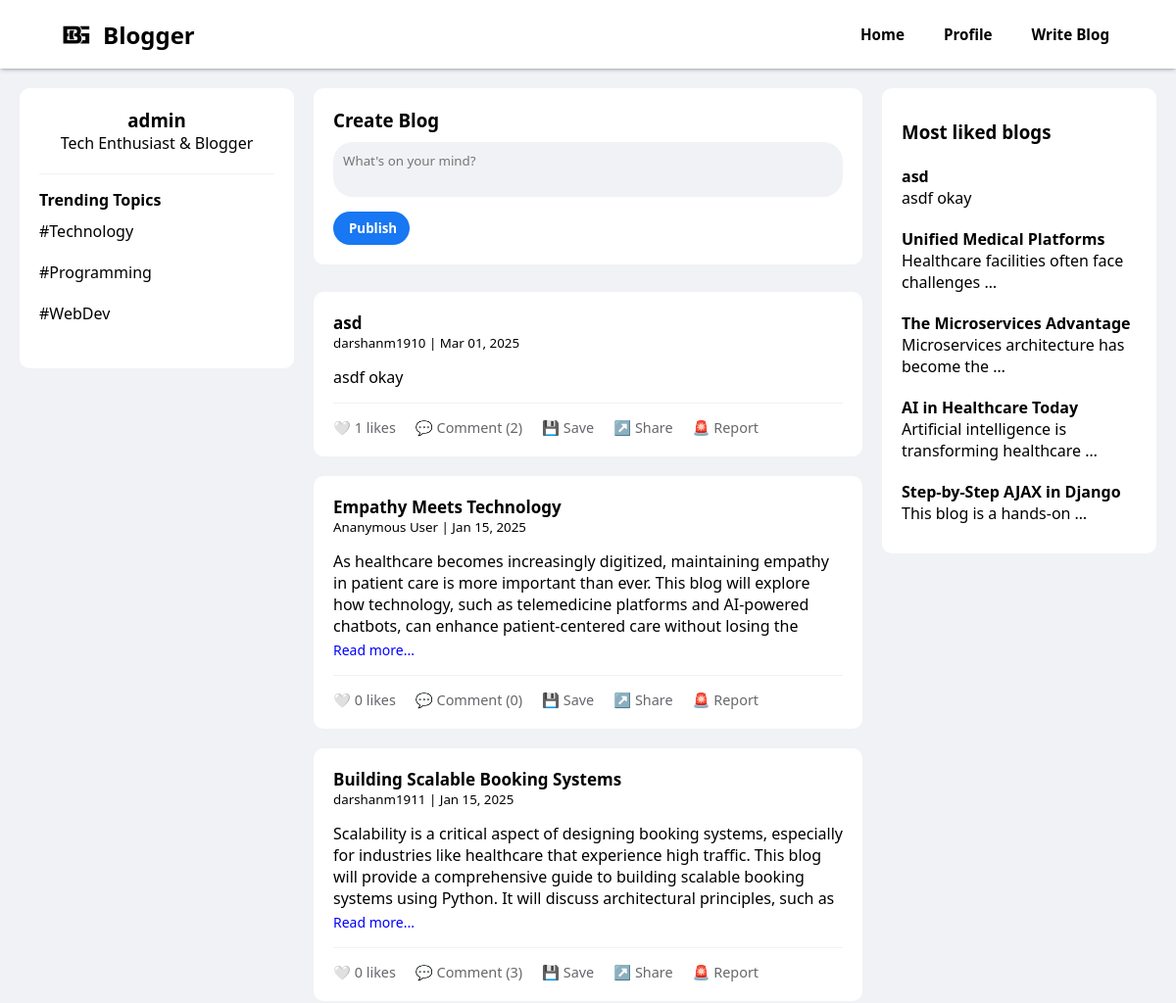
Before: /index/ (signed in, upper part) with the older database file.
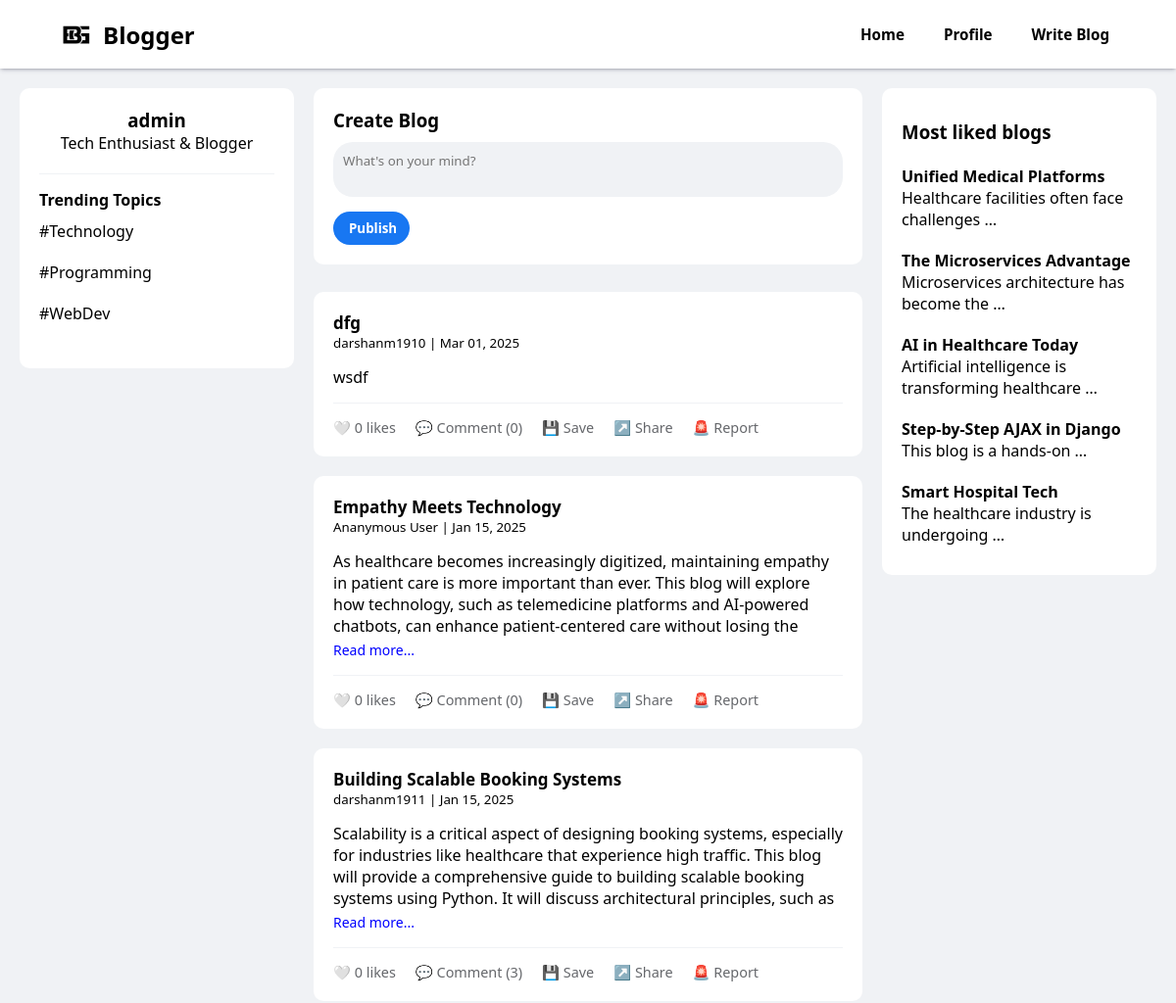
After: the same page with the newer database file.
### home/models.py (models this page shows, shortened)
class Blogs(models.Model):
    user_name=models.CharField(max_length=100)
    title=models.CharField(max_length=100,default='Blog')
    content =models.TextField(max_length=10000)
    date =models.DateField()
    ananymous=models.BooleanField(default=False)
    likes=models.IntegerField(default=0)
    blockcomments=models.BooleanField(default=False)
    reported=models.IntegerField(default=0)

### home/views.py (the view)
# urls.py: path("index/",views.index,name="Home"),
def index(request):
    if isinstance(request.user, AnonymousUser):
        return redirect(login_user)
    if request.method=="POST":
        user_name =request.user
        content =request.POST.get('content')
        blog=Blogs(user_name=user_name,content=content,date=datetime.today())
        blog.save()
        messages.success(request, "Posted Successfully!")
    data=Blogs.objects.exclude(user_name=request.user).values().order_by('-id')
    serializer=BlogSerializer(data,many=True)
    d=serializer.data
    details=Details.objects.filter(user_name=request.user).first()
    saved_blogs = details.saved if details else []
    for blog in d:
        if Likes.objects.filter(blog_id=blog['id'], user_name=request.user).exists():
            blog['liked'] = True
        blog['date'] = datetime.strptime(blog['date'], '%Y-%m-%d').strftime('%b %d, %Y')
        blog['comments'] = Comments.objects.filter(blog_id=blog['id']).order_by('-id')
        blog['no_of_comments'] = len(blog['comments'])
        blog['save']=False
        if blog['id'] in saved_blogs:
            blog['save'] = True
    trending = Blogs.objects.exclude(user_name=request.user).order_by('-likes')[:5]
    return render(request,'index.html',{'blogs': d,'trending': trending})

### templates/index.html (shortened to what this page needs)
{% extends "base.html" %} {% block css %}
<link rel="stylesheet" href="\static\index.css" />
{% endblock css %}
{% block body %}
<body>
  <div class="main-container">
    <aside class="sidebar">
      <div class="profile-card">
        <h3>{{request.user.get_full_name}}</h3>
        <p>Tech Enthusiast & Blogger</p>
      </div>
      <div class="trending">
        <h4>Trending Topics</h4>
        <div class="trending-item">
          <span>#Technology</span>
        </div>
        <div class="trending-item">
          <span>#Programming</span>
        </div>
        <div class="trending-item">
          <span>#WebDev</span>
        </div>
      </div>
    </aside>
    <main class="feed">
      <div class="create-post">
        <h3>Create Blog</h3>
        <form action="" method="POST">
          <textarea name="content" class="post-input" placeholder="What's on your mind?"></textarea>
          <button type="submit" class="btn btn-primary" style="margin-top: 10px;">Publish</button>
        </form>
      </div>
      {% for blog in blogs %}
      {% if blog.reported < 10 %}
      <div id="post-card{{blog.id}}" class="post-card">
        <div class="post-header">
          <div class="post-meta">
            <strong style="font-size: 17px;">{{ blog.title }}</strong>
            <small>
              {% if blog.ananymous %}
              <span class="span">Ananymous User
              </span>
              {% else %}
              <span class="span">{{blog.user_name}}
              </span>
              {% endif %}
              | {{ blog.date }}</small>
          </div>
        </div>
        {% if blog.content|length > 320 %}
        <p class="blog-para blog-para{{blog.id}}">{{ blog.content|linebreaksbr }}</p>
        <a class="readmore readmore{{blog.id}}" onclick="readmore('{{blog.id}}')">Read more...</a>
        {% else %}
        <p class="blog-para blog-para{{blog.id}}" style="text-align: justify; height:auto">{{blog.content|linebreaksbr}}
        </p>
        {% endif %}
        <div class="post-actions" style="position: relative;">
          <button id="likes{{blog.id}}" class="action-btn" onclick="blogLike('{{ blog.id }}')">
            {% if blog.liked %}
            ❤️
            {% else %}
            🤍
            {% endif %}
            {{blog.likes}} likes
          </button>
          <button id="n-comments{{blog.id}}" class="action-btn comment-toggle">💬 Comment
            ({{blog.no_of_comments}})</button>
          <div id="blogbtns{{blog.id}}" class="blogbtns">
            {% if blog.save == True %}
            <button id="save{{blog.id}}" onclick="saveblog('{{blog.id}}')" class="action-btn" style="color: #0de300;">💾
              Saved</button>
            {% else %}
            <button id="save{{blog.id}}" onclick="saveblog('{{blog.id}}')" class="action-btn">💾 Save</button>
            {% endif %}
            <button id="" onclick="shareBlog('{{blog.id}}','{{blog.title}}')" class="action-btn">↗️ Share</button>
            <button id="" onclick="reportblog('{{blog.id}}')" class="action-btn">🚨 Report</button>
          </div>
        </div>
      </div>
      {% endif %}
      {% endfor %}
    </main>
    <aside class="sidebar">
      <h3 style="margin: 12px 0;">Most liked blogs</h3>
      {% for trend in trending %}
      <div onclick="showBlog('{{trend.id}}')" class="trending-item">
        <div>
          <strong>{{trend.title}}</strong>
          <p>{{ trend.content|truncatewords:5 }}</p>
        </div>
      </div>
      {% endfor %}
    </aside>
  </div>
</body>
{% endblock body %}

Changed rows visible on the page:
removed Blogs: title "asd", user_name "darshanm1910", date "Mar 01, 2025", content "asdf okay", likes "1", no_of_comments "2"
added Blogs: title "dfg", user_name "darshanm1910", date "Mar 01, 2025", content "wsdf", likes "0", no_of_comments "0", shown under "Create Blog"
now on this page (row unchanged): Blogs: title "Smart Hospital Tech", content "The healthcare industry is undergoing …", shown under "Most liked blogs"
